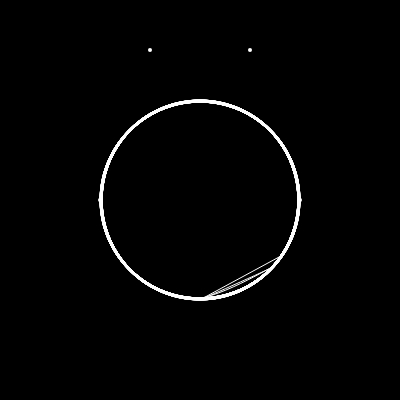
Frame 1 (no input)
Frame 60 (no input): identical to frame 1, image omitted
Frame 120 (the mouse pressed at the canvas centre since frame 60): identical to frame 1, image omitted

The p5.js sketch that drew this single still picture (run headless with seeded random() and noise() and a simulated clock; from frame 60 on, the mouse is pressed at the canvas centre):

// p5.js sketch
// ── sketch.js
let p;
function setup () {
  createCanvas(400, 400);
  p = createSlider(1, 20, 1, 0.1)

  // angleMode(DEGREES)



}
function draw () {
  background(0)

  noFill()
  stroke(255)

  strokeWeight(4)
  point(100, 200)
  point(150, 50)
  point(250, 50)
  point(300, 200)

  strokeWeight(1)
  // 自定义图形，使用 beginShape() 和 endShape() 创建自定义图形
  // 并且在两个方法之间使用 vertex() 定义顶点位置
  // 最后在endShape()中使用CLOSE 闭合，此处的可以填写的mode其他类型
  // beginShape 中也有几种类型可以选择 
  // 具体参看 https://p5js.org/zh-Hans/reference/#/p5/beginShape

  beginShape()

  // let spacing = 50;
  // let spacing = map(mouseX, 0, width, 5, 100)


  // vertex(100, 50)
  // vertex(200, 20)
  // vertex(200, 100)
  // vertex(50, 75)
  // vertex(25, 50)
  // curveVertex(mouseX, mouseY)

  // // 使用两次相同的坐标 使得进入和结束的点不会左右偏移
  // curveVertex(100, 200)
  // curveVertex(100, 200)
  // curveVertex(150, 50)
  // curveVertex(250, 50)
  // curveVertex(300, 200)
  // curveVertex(300, 200)

  for (let a = 0; a < 360; a += p.value()) {

  // for (let a = 0; a < 360; a += spacing) {
    let x = 100 * sin(a) + 200; // 增加200 是用于当 a =0 时 原点在canvas 正中
    let y = 100 * cos(a) + 200; // 100 用于设置图形的大小

    curveVertex(x, y)
    // vertex(x, y)
  }
  endShape(CLOSE)
}
